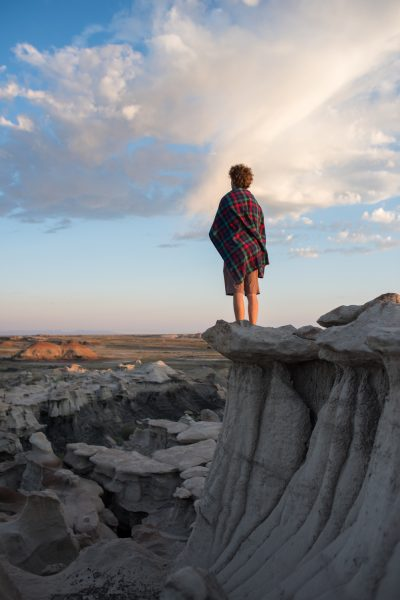
#> input picture chap6/6.2_opencv_basic/img/faraway.jpg, 400 x 600 px
$ python image_scale.py
#> lines starting #> are read from the running program, lines starting #| are printed output that depends on the picture
import cv2

# 读取一张四川大录古藏寨的照片
img = cv2.imread('img/faraway.jpg')
#> img is the input picture: shape (600, 400, 3); mean B, G, R 133.1, 128.4, 125.7

# 缩放成200x200的方形图像
img_200x200 = cv2.resize(img, (200, 200))
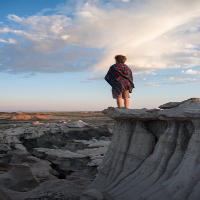
#> img_200x200: shape (200, 200, 3); mean B, G, R 133.3, 128.6, 125.9

# 不直接指定缩放后大小，通过fx和fy指定缩放比例，0.5则长宽都为原来一半
# 等效于img_200x300 = cv2.resize(img, (300, 200))，注意指定大小的格式是(宽度,高度)
# 插值方法默认是cv2.INTER_LINEAR，这里指定为最近邻插值
img_200x300 = cv2.resize(img, (0, 0), fx=0.5, fy=0.5,
                              interpolation=cv2.INTER_NEAREST)

# 在上张图片的基础上，上下各贴50像素的黑边，生成400x700的图像
img_400x700 = cv2.copyMakeBorder(img, 50, 50, 0, 0,
                                       cv2.BORDER_REFLECT,
                                       value=(0, 0, 0))
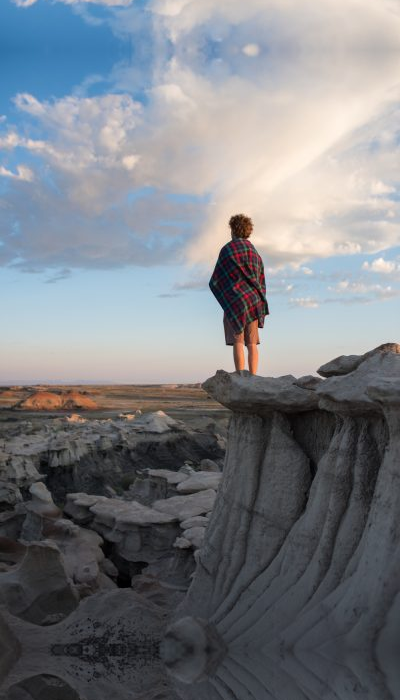
#> img_400x700: shape (700, 400, 3); mean B, G, R 132.2, 126.3, 122.5

# 对照片中树的部分进行剪裁
patch_human = img[150:340, 175:300]
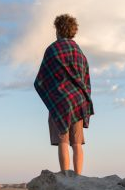
#> patch_human: shape (190, 125, 3); mean B, G, R 156.8, 157.6, 163.4

cv2.imwrite('img/cropped_human.jpg', patch_human)
cv2.imwrite('img/resized_200x200.jpg', img_200x200)
cv2.imwrite('img/resized_200x300.jpg', img_200x300)
cv2.imwrite('img/bordered_400x700.jpg', img_400x700)
